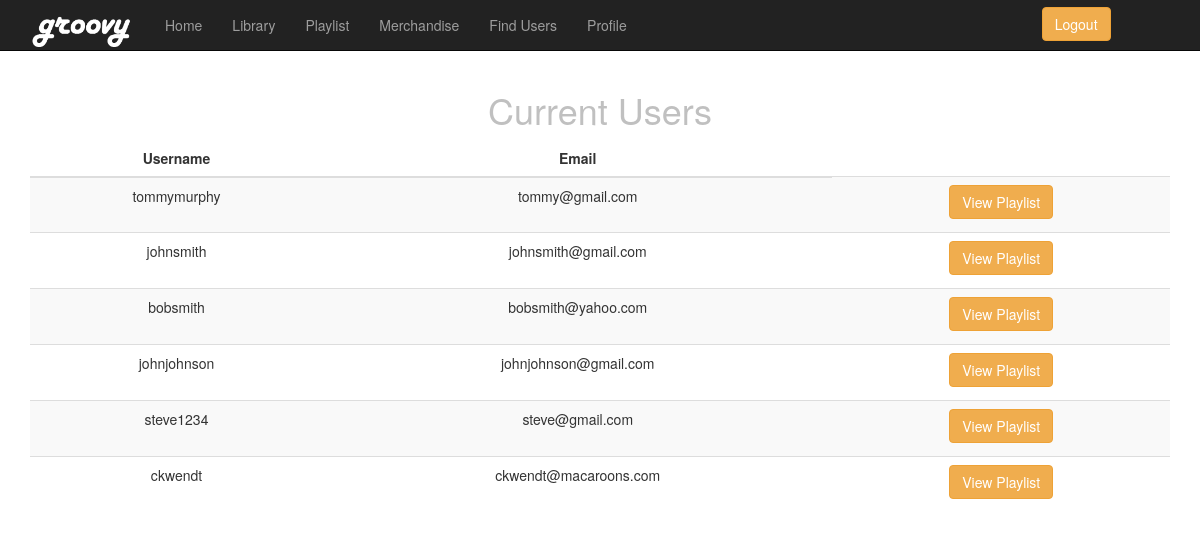
The page /users.php on the database its author committed.
### tables this page shows
CREATE TABLE `users` (
  `id` int(11) NOT NULL,
  `firstname` varchar(20) NOT NULL,
  `lastname` varchar(20) NOT NULL,
  `username` varchar(25) NOT NULL,
  `password` varchar(25) NOT NULL,
  `email` varchar(30) NOT NULL
);

### users.php (the view, shortened to what this page needs)
<!DOCTYPE html>
<html lang="en">
<head>
    <link href="css/bootstrap.min.css" rel="stylesheet">
</head>
<body>
    <nav class="navbar navbar-inverse navbar-fixed-top" role="navigation">
        <div class="container">
            <div class="navbar-header">
                <a class="navbar-brand" href="#"><img src="images/groovylogowhite.png" width="105"></a>
            </div>
            <div class="collapse navbar-collapse" id="bs-example-navbar-collapse-1">
                <ul class="nav navbar-nav">
                    <li>
                        <a href="home.php">Home</a>
                    </li>
                    <li>
                        <a href="songlist.php">Library</a>
                    </li>
                    <li>
                        <a href="playlist.php">Playlist</a>
                    </li>
					<li>
                        <a href="merch.php">Merchandise</a>
                    </li>
                    <li>
                        <a href="users.php">Find Users</a>
                    </li>
                    <li>
                        <a href="editUser.php">Profile</a>
                    </li>
                    <a href="index.php">
                    <button type="button" class="btn btn-warning" style="margin-left:400px; margin-top:7px; color: white;">Logout</button>
                    </a>
                </ul>
            </div>
        </div>
    </nav>
    <div class="container">
        <div class="row">
            <div class="col-lg-12 text-center">
<h1 style="color: silver">Current Users</h1>
      <table class="table table-striped" id="table" border="0" align="center">
      <thead>
      <tr>
      <th>Username</th>
      <th>Email</th>
    </tr>
      </thead>
 <?php
      include 'connection.php';
    $query = "SELECT * FROM users ";
    $myQuery = mysqli_query($conn, $query);
    while($row = mysqli_fetch_array($myQuery)){
     ?>
    <form action="userPlaylist.php" method="post">
    <tr><td><?php echo $row["username"] ?>
        </td><td> <?php echo $row["email"] ?>
        <td><label>
    <input type= "submit" class="btn btn-warning" name = "submit" value="View Playlist" />
    </label>
    </td></tr>
    </form>
    <?php
    }
    ?>
            </div>
        </div>
    </div>
</body>
</html>

### users.php (style rules this page uses)
body { padding-top: 70px; }
th { text-align:center; }

### rows shown on the page
users: username "tommymurphy", email "tommy@gmail.com"
users: username "johnsmith", email "johnsmith@gmail.com"
users: username "bobsmith", email "bobsmith@yahoo.com"
users: username "johnjohnson", email "johnjohnson@gmail.com"
users: username "steve1234", email "steve@gmail.com"
users: username "ckwendt", email "ckwendt@macaroons.com"
